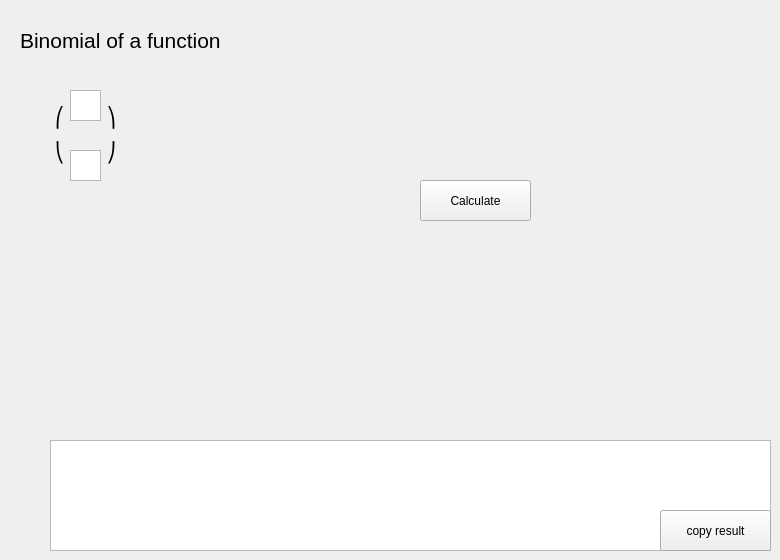
    <widget class="QWidget" name="tab_9">
     <attribute name="title">
      <string>Binomial</string>
     </attribute>
     <widget class="QPushButton" name="binomialButton">
      <property name="geometry">
       <rect>
        <x>420</x>
        <y>180</y>
        <width>111</width>
        <height>41</height>
       </rect>
      </property>
      <property name="mouseTracking">
       <bool>false</bool>
      </property>
      <property name="text">
       <string>Calculate</string>
      </property>
     </widget>
     <widget class="QTextEdit" name="binomialResult">
      <property name="geometry">
       <rect>
        <x>50</x>
        <y>440</y>
        <width>721</width>
        <height>111</height>
       </rect>
      </property>
     </widget>
     <widget class="QLabel" name="label_38">
      <property name="enabled">
       <bool>true</bool>
      </property>
      <property name="geometry">
       <rect>
        <x>50</x>
        <y>100</y>
        <width>71</width>
        <height>71</height>
       </rect>
      </property>
      <property name="text">
       <string>&lt;!DOCTYPE HTML PUBLIC &quot;-//W3C//DTD HTML 4.0//EN&quot; &quot;http://www.w3.org/TR/REC-html40/strict.dtd&quot;&gt;
&lt;html&gt;&lt;head&gt;&lt;meta name=&quot;qrichtext&quot; content=&quot;1&quot; /&gt;&lt;style type=&quot;text/css&quot;&gt;
p, li { white-space: pre-wrap; }
&lt;/style&gt;&lt;/head&gt;&lt;body style=&quot; font-family:'Sans Serif'; font-size:9pt; font-weight:400; font-style:normal;&quot;&gt;
&lt;p align=&quot;center&quot; style=&quot; margin-top:12px; margin-bottom:12px; margin-left:0px; margin-right:0px; -qt-block-indent:0; text-indent:0px;&quot;&gt;&lt;span style=&quot; font-size:14pt;&quot;&gt;⎛        ⎞&lt;/span&gt;&lt;/p&gt;
&lt;p align=&quot;center&quot; style=&quot; margin-top:12px; margin-bottom:12px; margin-left:0px; margin-right:0px; -qt-block-indent:0; text-indent:0px;&quot;&gt;&lt;span style=&quot; font-size:14pt;&quot;&gt;⎝        ⎠&lt;/span&gt;&lt;/p&gt;&lt;/body&gt;&lt;/html&gt;</string>
      </property>
     </widget>
     <widget class="QTextEdit" name="binomialDown">
      <property name="geometry">
       <rect>
        <x>70</x>
        <y>150</y>
        <width>31</width>
        <height>31</height>
       </rect>
      </property>
     </widget>
     <widget class="QTextEdit" name="binomialTop">
      <property name="geometry">
       <rect>
        <x>70</x>
        <y>90</y>
        <width>31</width>
        <height>31</height>
       </rect>
      </property>
      <property name="inputMethodHints">
       <set>Qt::ImhNone</set>
      </property>
     </widget>
     <widget class="QLabel" name="label_64">
      <property name="geometry">
       <rect>
        <x>20</x>
        <y>20</y>
        <width>241</width>
        <height>41</height>
       </rect>
      </property>
      <property name="text">
       <string>&lt;!DOCTYPE HTML PUBLIC &quot;-//W3C//DTD HTML 4.0//EN&quot; &quot;http://www.w3.org/TR/REC-html40/strict.dtd&quot;&gt;
&lt;html&gt;&lt;head&gt;&lt;meta name=&quot;qrichtext&quot; content=&quot;1&quot; /&gt;&lt;style type=&quot;text/css&quot;&gt;
p, li { white-space: pre-wrap; }
&lt;/style&gt;&lt;/head&gt;&lt;body style=&quot; font-family:'Sans Serif'; font-size:9pt; font-weight:400; font-style:normal;&quot;&gt;
&lt;p style=&quot; margin-top:12px; margin-bottom:12px; margin-left:0px; margin-right:0px; -qt-block-indent:0; text-indent:0px;&quot;&gt;&lt;span style=&quot; font-size:16pt;&quot;&gt;Binomial of a function&lt;/span&gt;&lt;/p&gt;&lt;/body&gt;&lt;/html&gt;</string>
      </property>
     </widget>
     <widget class="QPushButton" name="integralButton_copy_12">
      <property name="geometry">
       <rect>
        <x>660</x>
        <y>510</y>
        <width>111</width>
        <height>41</height>
       </rect>
      </property>
      <property name="text">
       <string>copy result</string>
      </property>
     </widget>
    </widget>
